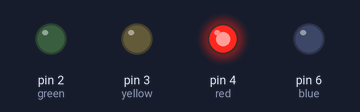
A sketch run on a simulated Arduino Uno, built with avr-gcc and run on an emulated ATmega328P. On the bench: output pins drawn as LEDs (lit = HIGH).

Above: at 0.05 s.
Timing chart, 0 to 3.0 s (numbered marks = the images above):
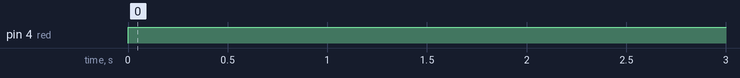

The sketch:

traffic.ino
```cpp
int val = 0;
void setup() {
  // put your setup code here, to run once:
pinMode(2, OUTPUT); //green
pinMode(3, OUTPUT); // yellow
pinMode(4, OUTPUT); // red
pinMode(5, INPUT);// button
pinMode(6, OUTPUT);// blue
}

void loop() {
  // put your main code here, to run repeatedly:
  digitalWrite(4, HIGH);
  digitalWrite(6, LOW);
  delay(500);
  digitalWrite(4, LOW);
  digitalWrite(6, HIGH);
 //val = digitalRead(5);
  //if(val == LOW) {
    //digitalWrite(2, HIGH);
    //digitalWrite(3, LOW);
    //digitalWrite(4, LOW);
    //digitalWrite(6, LOW);
  //}
  //else{
    //delay(2000);
    //digitalWrite(2, LOW);
    //digitalWrite(3, HIGH);
    //delay(2000);
    //digitalWrite(4, HIGH);
    //digitalWrite(2, LOW);
    //digitalWrite(3, LOW);
    //delay(3000);
    //digitalWrite(6, HIGH);
    //delay(8000);
    //digitalWrite(6, LOW);
    //delay(3000);
    //digitalWrite(2, LOW);
    //digitalWrite(3, HIGH);
    //delay(2000);
    //digitalWrite(4, LOW);
    //digitalWrite(2, HIGH);
    //digitalWrite(3, LOW);
  //}
}
```

Measured:
- by itself, pin 4 (red): LOW → HIGH at 0.00 s
